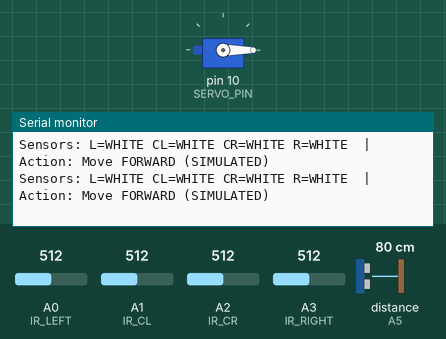
Recording of a sketch running on a simulated Arduino Uno, built with avr-gcc and run on an emulated ATmega328P. Shown: servo, the last lines printed to the serial monitor. Inputs (shaded band) come from the test bench; at power-on: A0 (IR_LEFT) = 512, A1 (IR_CL) = 512, A2 (IR_CR) = 512, A3 (IR_RIGHT) = 512, distance to the obstacle (sensor on A5) 80 cm. The echo pulse lasts 58.3 µs per cm.

Above: at 1.2 s.
1.3 s: A0 (IR_LEFT) set to 793
2.8 s: A0 (IR_LEFT) set to 816
At 3.03 s:
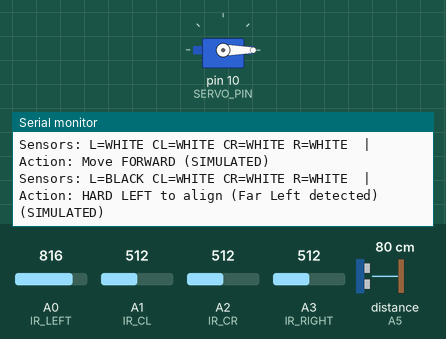
4.8 s: A1 (IR_CL) set to 783
At 4.98 s:
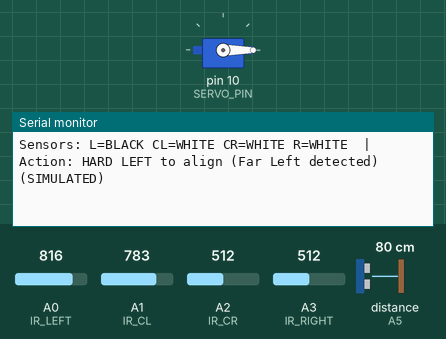
7.8 s: A1 (IR_CL) set to 813
At 8.14 s:
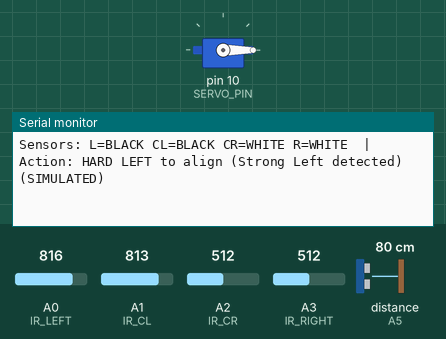
9.9 s: A2 (IR_CR) set to 783
At 10.11 s:
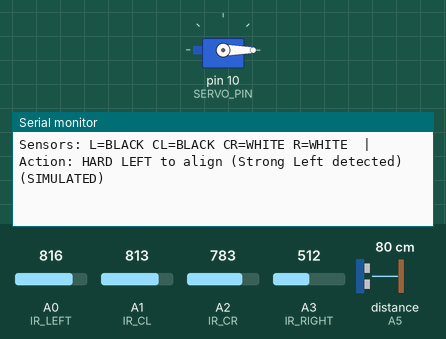
12.9 s: A2 (IR_CR) set to 812
At 13.3 s:
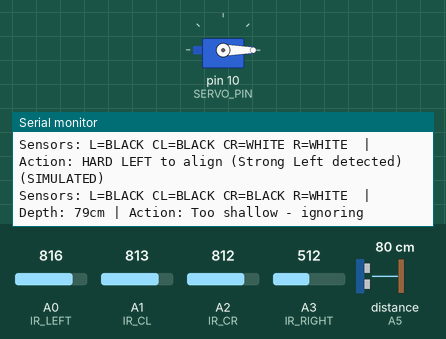

Measured:
- the behaviour switches between 800 and 801 on A0 (IR_LEFT) (found by bisection; images 0 and 1)
- the behaviour switches between 800 and 801 on A1 (IR_CL) (found by bisection; images 2 and 3)
- the behaviour switches between 800 and 801 on A2 (IR_CR) (found by bisection; images 4 and 5)
- after the input at 2.8 s, the serial monitor: prints a new line after 0.06 s (image 1)
- after the input at 7.8 s, the serial monitor: prints a new line after 0.16 s (image 3)
- after the input at 12.9 s, the serial monitor: prints a new line after 0.23 s (image 5)

The sketch:

Upper_sensors.ino
```cpp
#include <Servo.h>


#define IR_LEFT A0
#define IR_CL A1
#define IR_CR A2
#define IR_RIGHT A3
const int BLACK_THRESHOLD = 800;


#define TRIG A4
#define ECHO A5
const int DEPTH_THRESHOLD = 5;


Servo sandGate;
const int SERVO_PIN = 10;

void setup() {
  Serial.begin(9600);


  sandGate.attach(SERVO_PIN);
  sandGate.write(0);

  pinMode(TRIG, OUTPUT);
  pinMode(ECHO, INPUT);
  Serial.println("System Ready (Servo Active, Motors Disabled)");
}

void loop() {

  bool irL = analogRead(IR_LEFT) > BLACK_THRESHOLD;
  bool irCL = analogRead(IR_CL) > BLACK_THRESHOLD;
  bool irCR = analogRead(IR_CR) > BLACK_THRESHOLD;
  bool irR = analogRead(IR_RIGHT) > BLACK_THRESHOLD;


  Serial.print("Sensors: L=");
  Serial.print(irL ? "BLACK " : "WHITE ");
  Serial.print("CL=");
  Serial.print(irCL ? "BLACK " : "WHITE ");
  Serial.print("CR=");
  Serial.print(irCR ? "BLACK " : "WHITE ");
  Serial.print("R=");
  Serial.print(irR ? "BLACK " : "WHITE ");


  if (irCL && irCR) {
    int depth = getDepth();
    Serial.print(" | Depth: ");
    Serial.print(depth);
    Serial.print("cm | Action: ");

    if (depth < DEPTH_THRESHOLD) {
      Serial.println("CENTRED - DUMPING SAND");
      dumpSand();
    } else {
      Serial.println("Too shallow - ignoring");
    }
  }
  else if ((irL && irCL) || (irR && irCR)) {
    if (irL && irCL) {
      Serial.println(" | Action: HARD LEFT to align (Strong Left detected) (SIMULATED)");
    } else {
      Serial.println(" | Action: HARD RIGHT to align (Strong Right detected) (SIMULATED)");
    }
  }
  else if (irL || irCL) {
    if (irL && !irCL) {
      Serial.println(" | Action: HARD LEFT to align (Far Left detected) (SIMULATED)");
    } else {
      Serial.println(" | Action: Gentle LEFT to align (SIMULATED)");
    }
  }
  else if (irR || irCR) {
    if (irR && !irCR) {
      Serial.println(" | Action: HARD RIGHT to align (Far Right detected) (SIMULATED)");
    } else {
      Serial.println(" | Action: Gentle RIGHT to align (SIMULATED)");
    }
  }
  else {
    Serial.println(" | Action: Move FORWARD (SIMULATED)");
  }

  delay(200);
}

int getDepth() {
  digitalWrite(TRIG, LOW);
  delayMicroseconds(2);
  digitalWrite(TRIG, HIGH);
  delayMicroseconds(10);
  digitalWrite(TRIG, LOW);
  return pulseIn(ECHO, HIGH) * 0.034 / 2; // cm
}

void dumpSand() {

  for (int pos = 0; pos <= 180; pos++) {
    sandGate.write(pos);
    delay(15);
  }
  delay(1000);

  for (int pos = 180; pos >= 0; pos--) {
    sandGate.write(pos);
    delay(15);
  }
}
```
